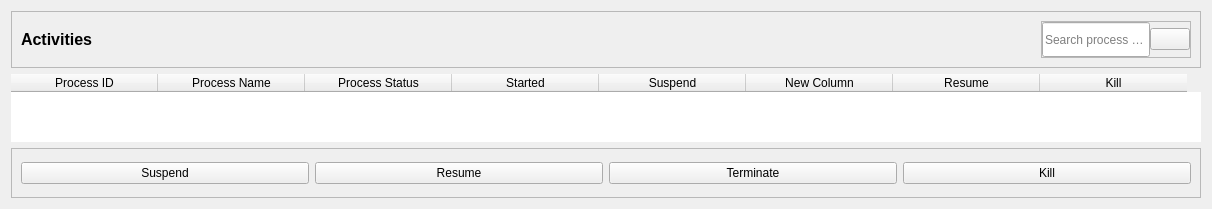
            <widget class="QWidget" name="activities">
             <layout class="QVBoxLayout" name="verticalLayout_4">
              <item>
               <widget class="QFrame" name="frame_3">
                <property name="minimumSize">
                 <size>
                  <width>0</width>
                  <height>40</height>
                 </size>
                </property>
                <property name="frameShape">
                 <enum>QFrame::StyledPanel</enum>
                </property>
                <property name="frameShadow">
                 <enum>QFrame::Raised</enum>
                </property>
                <layout class="QHBoxLayout" name="horizontalLayout_7">
                 <item>
                  <widget class="QLabel" name="label_36">
                   <property name="font">
                    <font>
                     <pointsize>12</pointsize>
                     <weight>75</weight>
                     <bold>true</bold>
                    </font>
                   </property>
                   <property name="text">
                    <string>Activities</string>
                   </property>
                  </widget>
                 </item>
                 <item alignment="Qt::AlignRight">
                  <widget class="QFrame" name="frame_4">
                   <property name="frameShape">
                    <enum>QFrame::StyledPanel</enum>
                   </property>
                   <property name="frameShadow">
                    <enum>QFrame::Raised</enum>
                   </property>
                   <layout class="QHBoxLayout" name="horizontalLayout_8">
                    <property name="spacing">
                     <number>0</number>
                    </property>
                    <property name="leftMargin">
                     <number>0</number>
                    </property>
                    <property name="topMargin">
                     <number>0</number>
                    </property>
                    <property name="rightMargin">
                     <number>0</number>
                    </property>
                    <property name="bottomMargin">
                     <number>0</number>
                    </property>
                    <item alignment="Qt::AlignRight">
                     <widget class="QLineEdit" name="activity_search">
                      <property name="minimumSize">
                       <size>
                        <width>0</width>
                        <height>35</height>
                       </size>
                      </property>
                      <property name="placeholderText">
                       <string>Search process name</string>
                      </property>
                     </widget>
                    </item>
                    <item alignment="Qt::AlignRight">
                     <widget class="QPushButton" name="pushButton_5">
                      <property name="text">
                       <string/>
                      </property>
                      <property name="icon">
                       <iconset resource="psutil.qrc">
                        <normaloff>:/icons/icons/feather/search.svg</normaloff>:/icons/icons/feather/search.svg</iconset>
                      </property>
                      <property name="iconSize">
                       <size>
                        <width>16</width>
                        <height>16</height>
                       </size>
                      </property>
                     </widget>
                    </item>
                   </layout>
                  </widget>
                 </item>
                </layout>
               </widget>
              </item>
              <item>
               <widget class="QTableWidget" name="tableWidget">
                <property name="sizePolicy">
                 <sizepolicy hsizetype="Expanding" vsizetype="Expanding">
                  <horstretch>1</horstretch>
                  <verstretch>1</verstretch>
                 </sizepolicy>
                </property>
                <property name="sizeIncrement">
                 <size>
                  <width>1</width>
                  <height>1</height>
                 </size>
                </property>
                <property name="frameShape">
                 <enum>QFrame::NoFrame</enum>
                </property>
                <property name="sizeAdjustPolicy">
                 <enum>QAbstractScrollArea::AdjustToContents</enum>
                </property>
                <property name="showGrid">
                 <bool>true</bool>
                </property>
                <property name="sortingEnabled">
                 <bool>true</bool>
                </property>
                <attribute name="horizontalHeaderCascadingSectionResizes">
                 <bool>false</bool>
                </attribute>
                <attribute name="horizontalHeaderDefaultSectionSize">
                 <number>147</number>
                </attribute>
                <attribute name="verticalHeaderCascadingSectionResizes">
                 <bool>true</bool>
                </attribute>
                <column>
                 <property name="text">
                  <string>Process ID</string>
                 </property>
                 <property name="whatsThis">
                  <string/>
                 </property>
                </column>
                <column>
                 <property name="text">
                  <string>Process Name</string>
                 </property>
                </column>
                <column>
                 <property name="text">
                  <string>Process Status</string>
                 </property>
                </column>
                <column>
                 <property name="text">
                  <string>Started</string>
                 </property>
                </column>
                <column>
                 <property name="text">
                  <string>Suspend</string>
                 </property>
                </column>
                <column>
                 <property name="text">
                  <string>New Column</string>
                 </property>
                </column>
                <column>
                 <property name="text">
                  <string>Resume</string>
                 </property>
                </column>
                <column>
                 <property name="text">
                  <string>Kill</string>
                 </property>
                </column>
               </widget>
              </item>
              <item>
               <widget class="QFrame" name="frame_2">
                <property name="minimumSize">
                 <size>
                  <width>0</width>
                  <height>50</height>
                 </size>
                </property>
                <property name="frameShape">
                 <enum>QFrame::StyledPanel</enum>
                </property>
                <property name="frameShadow">
                 <enum>QFrame::Raised</enum>
                </property>
                <layout class="QHBoxLayout" name="horizontalLayout_6">
                 <item>
                  <widget class="QPushButton" name="pushButton">
                   <property name="text">
                    <string>Suspend</string>
                   </property>
                  </widget>
                 </item>
                 <item>
                  <widget class="QPushButton" name="pushButton_2">
                   <property name="text">
                    <string>Resume</string>
                   </property>
                  </widget>
                 </item>
                 <item>
                  <widget class="QPushButton" name="pushButton_3">
                   <property name="text">
                    <string>Terminate</string>
                   </property>
                  </widget>
                 </item>
                 <item>
                  <widget class="QPushButton" name="pushButton_4">
                   <property name="text">
                    <string>Kill</string>
                   </property>
                  </widget>
                 </item>
                </layout>
               </widget>
              </item>
             </layout>
            </widget>
